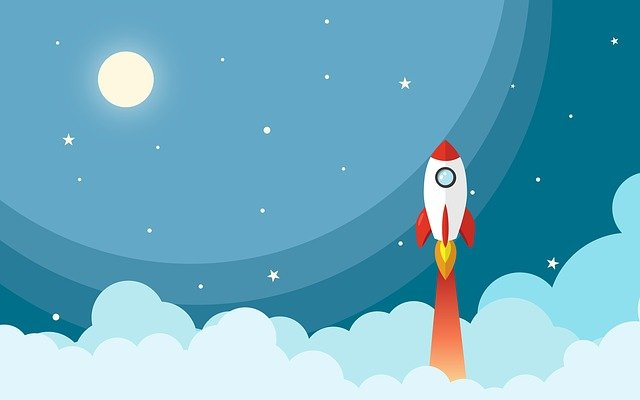
#> input picture poster.jpg, 640 x 400 px
$ python main.py
#> lines starting #> are read from the running program, lines starting #| are printed output that depends on the picture
import cv2

img=cv2.imread("poster.jpg")
#> img is the input picture: shape (400, 640, 3); mean B, G, R 194.6, 172.6, 108.6
foguete=img[120:360,400:500]
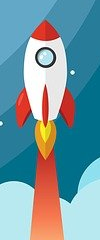
#> foguete: shape (240, 100, 3); mean B, G, R 162.8, 153.2, 118.1
img[100:340,500:600]=foguete

text="oi meu nome e vitor"
cv2.putText(img,text,(20,180),fontFace=cv2.FONT_HERSHEY_COMPLEX_SMALL,fontScale=0.5,color=(0,0,255))
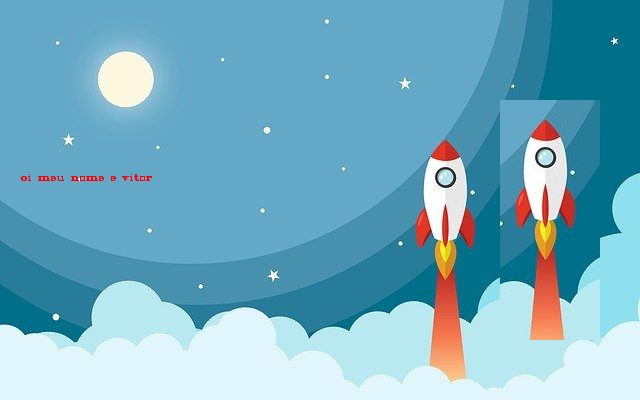
#> img: shape (400, 640, 3); mean B, G, R 193.7, 172.8, 115.1
cv2.imshow("poster",img)
cv2.waitKey(0)
